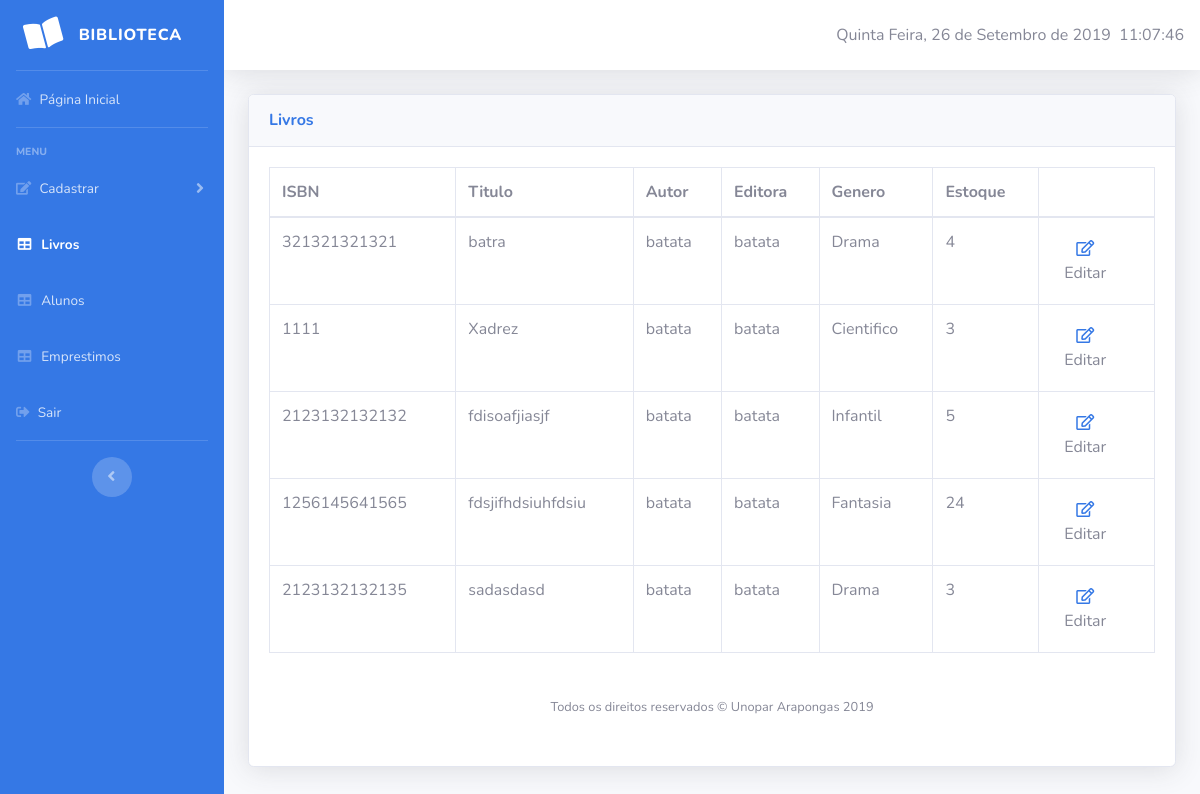
/view/interface_rel_livro.php, run on an earlier commit of the app's database.
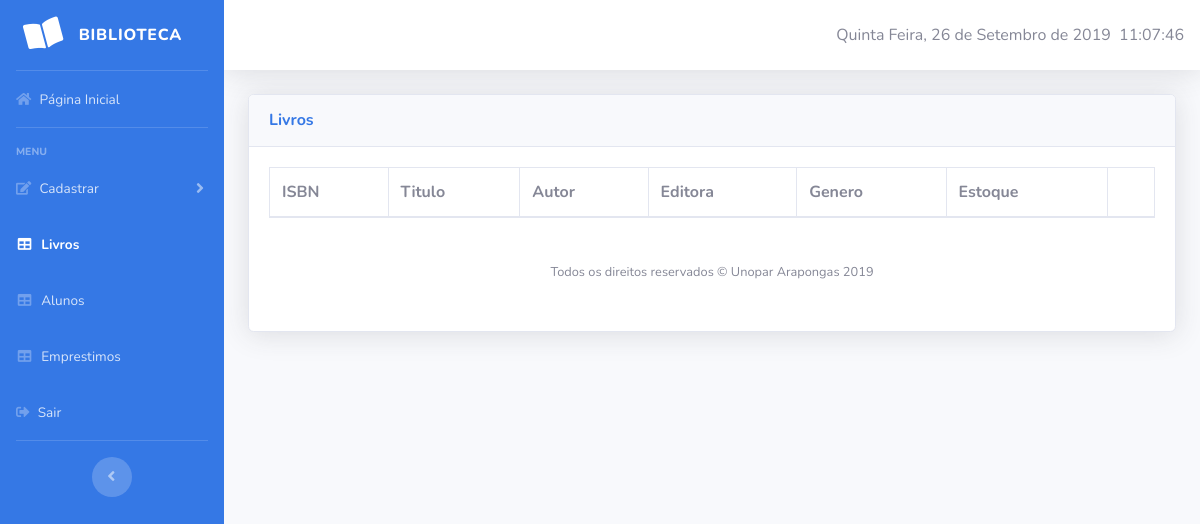
And on a later commit of the database.
### tables this page shows
CREATE TABLE IF NOT EXISTS `livros` (
  `id_livro` int(5) NOT NULL AUTO_INCREMENT,
  `isbn` varchar(20) NOT NULL,
  `titulo_livro` varchar(50) NOT NULL,
  `id_autor` int(5) NOT NULL,
  `id_editora` int(5) NOT NULL,
  `id_genero` int(5) NOT NULL,
  `qtd_disponivel` int(5) NOT NULL,
  PRIMARY KEY (`id_livro`),
  KEY `id_autor` (`id_autor`),
  KEY `id_editora` (`id_editora`),
  KEY `id_genero` (`id_genero`)
);

CREATE TABLE IF NOT EXISTS `autor` (
  `id_autor` int(5) NOT NULL AUTO_INCREMENT,
  `nome_autor` varchar(20) NOT NULL,
  PRIMARY KEY (`id_autor`)
);

CREATE TABLE IF NOT EXISTS `editora` (
  `id_editora` int(5) NOT NULL AUTO_INCREMENT,
  `nome_editora` varchar(25) NOT NULL,
  PRIMARY KEY (`id_editora`)
);

CREATE TABLE IF NOT EXISTS `genero` (
  `id_genero` int(5) NOT NULL AUTO_INCREMENT,
  `desc_genero` varchar(20) NOT NULL,
  PRIMARY KEY (`id_genero`)
);

### view/interface_rel_livro.php (the view, shortened to what this page needs)
<?php include "../control/conexao_banco.php"; ?>
<!DOCTYPE html>
<html lang="pt-BR">
<head>
    <link href="../vendor/fontawesome-free/css/all.min.css" rel="stylesheet" type="text/css">
    <link href="../css/sb-admin-2.min.css" rel="stylesheet">
    <link href="../vendor/datatables/dataTables.bootstrap4.min.css" rel="stylesheet">
</head>
<body id="page-top">
    <div id="wrapper">
        <ul class="navbar-nav sidebar sidebar-dark accordion" id="accordionSidebar" style="background-color: #3578E5">
            <a class="sidebar-brand d-flex align-items-center justify-content-center" href="../home.php">
                <div class="sidebar-brand-icon rotate-n-15">
                    <i class="fas fa-book-open"></i>
                </div>
                <div class="sidebar-brand-text mx-3">Biblioteca</div>
            </a>
            <hr class="sidebar-divider my-0">
            <li class="nav-item">
                <a class="nav-link" href="../home.php">
                    <i class="fas fa-home"></i>
                    <span>Página Inicial</span></a>
                </li>
                <hr class="sidebar-divider">
                <div class="sidebar-heading">
                    Menu
                </div>
                <li class="nav-item">
                    <a class="nav-link collapsed" href="#" data-toggle="collapse" data-target="#collapseTwo"
                    aria-expanded="true" aria-controls="collapseTwo">
                    <i class="fas fa-edit"></i>
                    <span>Cadastrar</span>
                </a>
            </li>
            <li class="nav-item active">
                <a class="nav-link" href="../view/interface_rel_livro.php">
                    <i class="fas fa-fw fa-table"></i>
                    <span>Livros</span></a>
                </li>
                <li class="nav-item">
                    <a class="nav-link" href="../view/interface_rel_aluno.php">
                        <i class="fas fa-fw fa-table"></i>
                        <span>Alunos</span></a>
                    </li>
                    <li class="nav-item">
                        <a class="nav-link" href="../view/interface_rel_emprestimo.php">
                            <i class="fas fa-fw fa-table"></i>
                            <span>Emprestimos</span></a>
                        </li>
                        <li class="nav-item">
                            <a class="nav-link" href="../sair.php">
                                <i class="fas fa-sign-out-alt"></i>
                                <span>Sair</span></a>
                            </li>
                            <hr class="sidebar-divider d-none d-md-block">
                            <div class="text-center d-none d-md-inline">
                                <button class="rounded-circle border-0" id="sidebarToggle"></button>
                            </div>
                        </ul>
                        <div id="content-wrapper" class="d-flex flex-column">
                            <div id="content">
                                <nav class="navbar navbar-expand navbar-light bg-white topbar mb-4 static-top shadow">
                <div id="demo"></div>
            </nav>
            <div class="container-fluid">
                <div class="card shadow mb-4">
                    <div class="card-header py-3">
                        <h6 class="m-0 font-weight-bold" style="color: #3578E5;">Livros</h6>
                    </div>
                    <div class="card-body">
                        <div class="table-responsive">
                            <table class="table table-bordered" id="dataTable" width="100%" cellspacing="0">
                                <thead>
                                    <tr>
                                        <th>ISBN</th>
                                        <th>Titulo</th>
                                        <th>Autor</th>
                                        <th>Editora</th>
                                        <th>Genero</th>
                                        <th>Estoque</th>
                                        <th></th>
                                    </tr>
                                </thead>
                                <tbody>
                                    <?php
                                    $sql=mysqli_query($conexao, "SELECT * FROM livros JOIN genero ON livros.id_genero = genero.id_genero JOIN editora ON livros.id_editora = editora.id_editora JOIN autor ON livros.id_autor = autor.id_autor WHERE livros.id_livro <> 0");
                                    while($row = mysqli_fetch_array($sql)){ ?>
                                        <tr>
                                            <td><?php echo $row['isbn'];?></td>
                                            <td><?php echo $row['titulo_livro'];?></td>
                                            <td><?php echo $row['nome_autor'];?></td>
                                            <td><?php echo $row['nome_editora'];?></td>
                                            <td><?php echo $row['desc_genero'];?></td>
                                            <td class="edit" data-show="quantidade"><?php echo $row['qtd_disponivel'];?>
                                        </td>
                                        <td>
                                            <a href="#exampleModal<?php echo $row['id_livro'];?>"data-toggle="modal">
                                                <button class="btn" type="button" data-toggle="modal" data-target="#exampleModal"><i class="far fa-edit"style="color: #3578E5;"> </i><br> Editar</button>
                                            </a>
                                        </td>
                                    </tr>
                                        </div>
                                    </div>
                                </div>
                            </div>
                    <?php } ?>
                </tbody>
            </table>
        </div>
        <footer class="sticky-footer bg-white">
            <div class="container my-auto">
                <div class="copyright text-center my-auto">
                    <span>Todos os direitos reservados &copy; Unopar Arapongas 2019</span>
                </div>
            </div>
        </footer>
    </div>
</div>
</body>
</html>

What changed in the data, as far as the page shows it:
removed livros: isbn "321321321321", titulo_livro "batra", id_autor.nome_autor "batata", id_editora.nome_editora "batata", id_genero.desc_genero "Drama", qtd_disponivel "4"
removed livros: isbn "1111", titulo_livro "Xadrez", id_autor.nome_autor "batata", id_editora.nome_editora "batata", id_genero.desc_genero "Cientifico", qtd_disponivel "3"
removed livros: isbn "2123132132132", titulo_livro "fdisoafjiasjf", id_autor.nome_autor "batata", id_editora.nome_editora "batata", id_genero.desc_genero "Infantil", qtd_disponivel "5"
removed livros: isbn "1256145641565", titulo_livro "fdsjifhdsiuhfdsiu", id_autor.nome_autor "batata", id_editora.nome_editora "batata", id_genero.desc_genero "Fantasia", qtd_disponivel "24"
removed livros: isbn "2123132132135", titulo_livro "sadasdasd", id_autor.nome_autor "batata", id_editora.nome_editora "batata", id_genero.desc_genero "Drama", qtd_disponivel "3"
